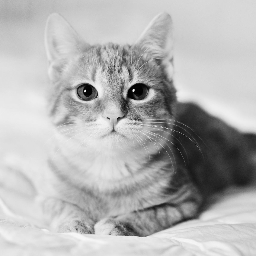
#> input picture test/imageA.png, 256 x 256 px
$ jupyter execute test.ipynb
#> lines starting #> are read from the running program, lines starting #| are printed output that depends on the picture
[cell 1]
from PIL import Image
import cv2
import numpy as np
from matplotlib import pyplot as plt

[cell 2]
def histogram(img):

    pixels=[]

    for x in range(256):
        pixels.append(x)

    width,height=img.size
    counts=[]

    for i in pixels:
        temp=0
        for x in range(width):
            for y in range(height):
                if (img.getpixel((x,y))==i):
                    temp=temp+1

        counts.append(temp)


    return counts

[cell 3]
def final_histogram(img):

    width,height=img.size
    window_size = 3

    for i in range(0, width-window_size, window_size):
        for j in range(0, height-window_size, window_size):
            patch = img[i:i+window_size , j:j+window_size]
            hist = histogram(patch)

[cell 4]
img1 = Image.open('imageA.png')
#> img1 is the input picture: PIL image 256x256 L; min 0, max 254, mean 179.5
imgGray1 = img1.convert('L')

[cell 5]
imgGray1

[cell 6]
img1 = Image.open('imageB.png')
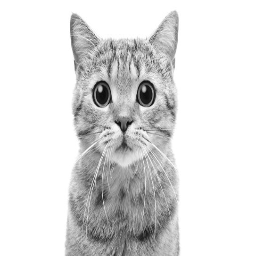
#> input picture test/imageB.png, 256 x 256 px
#> img1 is the input picture: PIL image 256x256 L; min 7, max 255, mean 221.1
imgGray1 = img1.convert('L')

[cell 7]
img1 = Image.open('imageC.png')
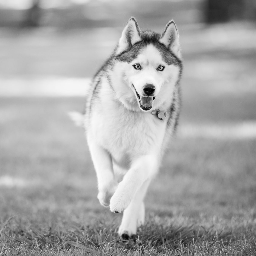
#> input picture test/imageC.png, 256 x 256 px
#> img1 is the input picture: PIL image 256x256 L; min 0, max 252, mean 167.1
imgGray1 = img1.convert('L')
